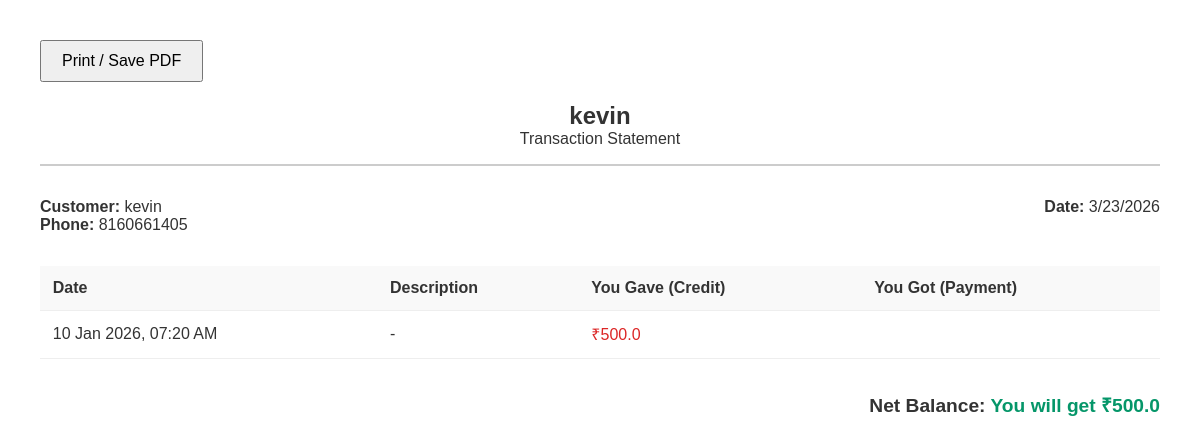
Screenshot of /customer/2/report (signed in) with the database file from the repository.
### models.py (models this page shows)
class User(UserMixin, db.Model):
    id = db.Column(db.Integer, primary_key=True)
    username = db.Column(db.String(150), unique=True, nullable=False)
    password = db.Column(db.String(150), nullable=False)
    business_name = db.Column(db.String(150), nullable=True)
    customers = db.relationship('Customer', backref='owner', lazy=True)

class Customer(db.Model):
    id = db.Column(db.Integer, primary_key=True)
    name = db.Column(db.String(150), nullable=False)
    phone = db.Column(db.String(20), nullable=True)
    user_id = db.Column(db.Integer, db.ForeignKey('user.id'), nullable=False)
    transactions = db.relationship('Transaction', backref='customer', lazy=True)
    @property
    def balance(self):
        total = 0
        for tx in self.transactions:
            if tx.type == 'GAVE':
                total += tx.amount
            elif tx.type == 'GOT':
                total -= tx.amount
        return total

class Transaction(db.Model):
    id = db.Column(db.Integer, primary_key=True)
    amount = db.Column(db.Float, nullable=False)
    type = db.Column(db.String(10), nullable=False) # 'GAVE' or 'GOT'
    description = db.Column(db.String(200), nullable=True)
    timestamp = db.Column(db.DateTime, default=datetime.utcnow)
    customer_id = db.Column(db.Integer, db.ForeignKey('customer.id'), nullable=False)

### routes.py (the view)
@main.route('/customer/<int:id>/report')
@login_required
def customer_report(id):
    customer = Customer.query.get_or_404(id)
    if customer.user_id != current_user.id:
        return redirect(url_for('main.dashboard'))
    return render_template('print_layout.html', customer=customer)

### app.py (called while the page is built)
def create_app():
    app = Flask(__name__)
    app.config['SECRET_KEY'] = 'secret-key-goes-here' # In prod, use env var
    app.config['SQLALCHEMY_DATABASE_URI'] = 'sqlite:///db.sqlite'
    app.config['SQLALCHEMY_TRACK_MODIFICATIONS'] = False
    db.init_app(app)
    login_manager = LoginManager()
    login_manager.login_view = 'auth.login'
    login_manager.init_app(app)
    @login_manager.user_loader
    def load_user(id):
        return User.query.get(int(id))
    from routes import main as main_blueprint
    from auth import auth as auth_blueprint
    app.register_blueprint(main_blueprint)
    app.register_blueprint(auth_blueprint)
    with app.app_context():
        db.create_all()
    return app

### templates/print_layout.html (shortened to what this page needs)
<!DOCTYPE html>
<html lang="en">
<head>
</head>
<body>
    <button class="no-print" onclick="window.print()"
        style="padding: 10px 20px; font-size: 16px; margin-bottom: 20px; cursor: pointer;">Print / Save PDF</button>
    <div class="header">
        <div class="business">{{ current_user.business_name }}</div>
        <div>Transaction Statement</div>
    </div>
    <div class="meta">
        <div>
            <strong>Customer:</strong> {{ customer.name }}<br>
            <strong>Phone:</strong> {{ customer.phone or 'N/A' }}
        </div>
        <div>
            <strong>Date:</strong> <span id="date"></span>
        </div>
    </div>
    <table>
        <thead>
            <tr>
                <th>Date</th>
                <th>Description</th>
                <th>You Gave (Credit)</th>
                <th>You Got (Payment)</th>
            </tr>
        </thead>
        <tbody>
            {% for tx in customer.transactions|sort(attribute='timestamp') %}
            <tr>
                <td>{{ tx.timestamp.strftime('%d %b %Y, %I:%M %p') }}</td>
                <td>{{ tx.description or '-' }}</td>
                <td class="red">{% if tx.type == 'GAVE' %}₹{{ tx.amount }}{% endif %}</td>
                <td class="green">{% if tx.type == 'GOT' %}₹{{ tx.amount }}{% endif %}</td>
            </tr>
            {% endfor %}
        </tbody>
    </table>
    <div class="total">
        Net Balance:
        {% if customer.balance > 0 %}
        <span class="green">You will get ₹{{ customer.balance }}</span>
        {% elif customer.balance < 0 %} <span class="red">You will give ₹{{ customer.balance | abs }}</span>
            {% else %}
            All Settled
            {% endif %}
    </div>
</body>
</html>

### templates/print_layout.html (style rules this page uses)
body { font-family: sans-serif; padding: 2rem; color: #333; }
.header { text-align: center; margin-bottom: 2rem; border-bottom: 2px solid #ccc; padding-bottom: 1rem; }
.business { font-size: 1.5rem; font-weight: bold; }
.meta { margin-bottom: 2rem; display: flex; justify-content: space-between; }
table { width: 100%; border-collapse: collapse; }
th, td { border-bottom: 1px solid #eee; padding: 0.8rem; text-align: left; }
th { background: #f9f9f9; }
.red { color: #dc2626; }
.green { color: #059669; }
.total { margin-top: 2rem; text-align: right; font-size: 1.2rem; font-weight: bold; }

### rows the page displays
User: business_name "kevin"
Customer: name "kevin", phone "8160661405"
Transaction: timestamp "10 Jan 2026, 07:20 AM", description "-", amount "500.0", balance "500.0"
